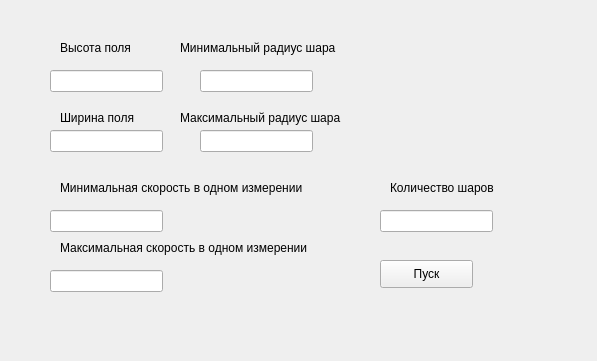
<?xml version="1.0" encoding="UTF-8"?>
<ui version="4.0">
 <class>Form</class>
 <widget class="QWidget" name="Form">
  <property name="geometry">
   <rect>
    <x>0</x>
    <y>0</y>
    <width>597</width>
    <height>361</height>
   </rect>
  </property>
  <property name="windowTitle">
   <string>Form</string>
  </property>
  <widget class="QLineEdit" name="lineEdit">
   <property name="geometry">
    <rect>
     <x>50</x>
     <y>70</y>
     <width>113</width>
     <height>22</height>
    </rect>
   </property>
   <property name="text">
    <string/>
   </property>
  </widget>
  <widget class="QLineEdit" name="lineEdit_2">
   <property name="geometry">
    <rect>
     <x>50</x>
     <y>130</y>
     <width>113</width>
     <height>22</height>
    </rect>
   </property>
   <property name="text">
    <string/>
   </property>
  </widget>
  <widget class="QLabel" name="label">
   <property name="geometry">
    <rect>
     <x>60</x>
     <y>40</y>
     <width>91</width>
     <height>16</height>
    </rect>
   </property>
   <property name="text">
    <string>Высота поля</string>
   </property>
  </widget>
  <widget class="QLabel" name="label_2">
   <property name="geometry">
    <rect>
     <x>60</x>
     <y>110</y>
     <width>91</width>
     <height>16</height>
    </rect>
   </property>
   <property name="text">
    <string>Ширина поля</string>
   </property>
  </widget>
  <widget class="QLabel" name="label_3">
   <property name="geometry">
    <rect>
     <x>180</x>
     <y>40</y>
     <width>171</width>
     <height>16</height>
    </rect>
   </property>
   <property name="text">
    <string>Минимальный радиус шара</string>
   </property>
  </widget>
  <widget class="QLabel" name="label_4">
   <property name="geometry">
    <rect>
     <x>210</x>
     <y>110</y>
     <width>91</width>
     <height>16</height>
    </rect>
   </property>
   <property name="text">
    <string/>
   </property>
  </widget>
  <widget class="QLineEdit" name="lineEdit_3">
   <property name="geometry">
    <rect>
     <x>200</x>
     <y>130</y>
     <width>113</width>
     <height>22</height>
    </rect>
   </property>
   <property name="text">
    <string/>
   </property>
  </widget>
  <widget class="QLineEdit" name="lineEdit_4">
   <property name="geometry">
    <rect>
     <x>200</x>
     <y>70</y>
     <width>113</width>
     <height>22</height>
    </rect>
   </property>
   <property name="text">
    <string/>
   </property>
  </widget>
  <widget class="QLabel" name="label_5">
   <property name="geometry">
    <rect>
     <x>180</x>
     <y>110</y>
     <width>181</width>
     <height>16</height>
    </rect>
   </property>
   <property name="text">
    <string>Максимальный радиус шара</string>
   </property>
  </widget>
  <widget class="QLabel" name="label_6">
   <property name="geometry">
    <rect>
     <x>60</x>
     <y>180</y>
     <width>261</width>
     <height>16</height>
    </rect>
   </property>
   <property name="text">
    <string>Минимальная скорость в одном измерении</string>
   </property>
  </widget>
  <widget class="QLineEdit" name="lineEdit_5">
   <property name="geometry">
    <rect>
     <x>50</x>
     <y>270</y>
     <width>113</width>
     <height>22</height>
    </rect>
   </property>
   <property name="text">
    <string/>
   </property>
  </widget>
  <widget class="QLineEdit" name="lineEdit_6">
   <property name="geometry">
    <rect>
     <x>50</x>
     <y>210</y>
     <width>113</width>
     <height>22</height>
    </rect>
   </property>
   <property name="text">
    <string/>
   </property>
  </widget>
  <widget class="QLabel" name="label_7">
   <property name="geometry">
    <rect>
     <x>60</x>
     <y>240</y>
     <width>261</width>
     <height>16</height>
    </rect>
   </property>
   <property name="text">
    <string>Максимальная скорость в одном измерении</string>
   </property>
  </widget>
  <widget class="QLabel" name="label_8">
   <property name="geometry">
    <rect>
     <x>390</x>
     <y>180</y>
     <width>121</width>
     <height>16</height>
    </rect>
   </property>
   <property name="text">
    <string>Количество шаров</string>
   </property>
  </widget>
  <widget class="QLineEdit" name="lineEdit_7">
   <property name="geometry">
    <rect>
     <x>380</x>
     <y>210</y>
     <width>113</width>
     <height>22</height>
    </rect>
   </property>
   <property name="text">
    <string/>
   </property>
  </widget>
  <widget class="QPushButton" name="pushButton">
   <property name="geometry">
    <rect>
     <x>380</x>
     <y>260</y>
     <width>93</width>
     <height>28</height>
    </rect>
   </property>
   <property name="text">
    <string>Пуск</string>
   </property>
  </widget>
  <widget class="QLabel" name="label_9">
   <property name="geometry">
    <rect>
     <x>370</x>
     <y>300</y>
     <width>121</width>
     <height>31</height>
    </rect>
   </property>
   <property name="text">
    <string/>
   </property>
   <property name="scaledContents">
    <bool>false</bool>
   </property>
  </widget>
 </widget>
 <resources/>
 <connections/>
</ui>
